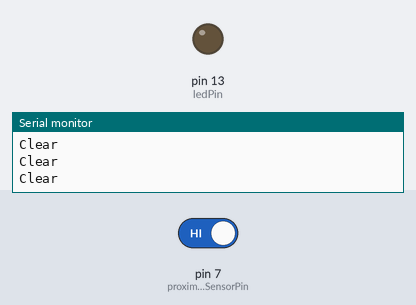
This sketch was run on a simulated Arduino Uno, built with avr-gcc and run on an emulated ATmega328P. Shown: output pins drawn as LEDs (lit = HIGH), the last lines printed to the serial monitor. The inputs (shaded band) are chosen by the test bench; at power-on: pin 7 (proximitySensorPin) HIGH.

Above: at 1.4 s.
1.5 s: pin 7 (proximitySensorPin) driven LOW
At 1.9 s:
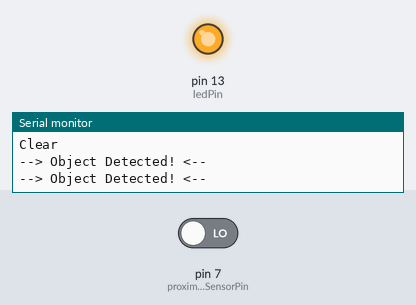
3.0 s: pin 7 (proximitySensorPin) driven HIGH
At 4.2 s:
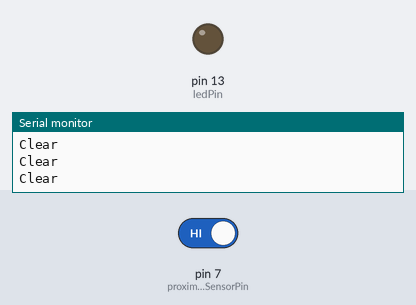
Timing chart, 0 to 6.0 s (numbered marks = the images above; inputs shaded):
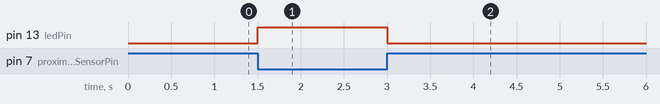

Measured:
- after the input at 1.5 s, pin 13 (ledPin): LOW → HIGH at once
- after the input at 3.0 s, pin 13 (ledPin): HIGH → LOW at once

The sketch:

pro.ino
```cpp
const int proximitySensorPin = 7;
const int ledPin = 13;

void setup() {
  pinMode(ledPin, OUTPUT);
  pinMode(proximitySensorPin, INPUT);
  Serial.begin(9600);
  Serial.println("Proximity Sensor Ready. Monitoring...");
}

void loop() {
  int sensorState = digitalRead(proximitySensorPin);

  if (sensorState == LOW) {
    digitalWrite(ledPin, HIGH);
    Serial.println("--> Object Detected! <--");
  } else {
    digitalWrite(ledPin, LOW);
    Serial.println("Clear");
  }

  delay(300);
}
```
